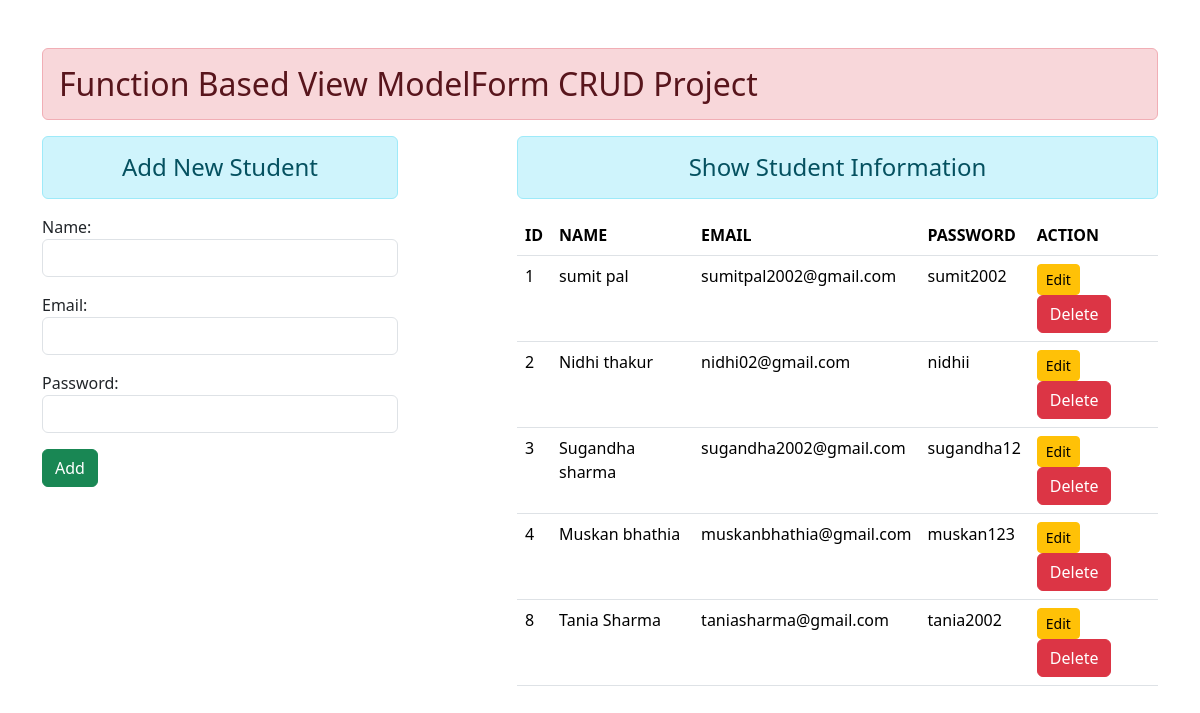
The page / on the database its author committed.
### enroll/models.py (models this page shows)
class User(models.Model):
    name = models.CharField(max_length=70)
    email = models.EmailField(max_length=100)
    password = models.CharField(max_length=100)

### enroll/views.py (the view)
# urls.py: path('',views.add_show ,name='addandshow'),
def add_show(request):
    if request.method =='POST':
        fm = StudentRegistration(request.POST)
        if fm.is_valid():
            nm = fm.cleaned_data['name']
            em = fm.cleaned_data['email']
            pw = fm.cleaned_data['password']
            reg = User(name=nm,email=em,password=pw)
            reg.save()
            fm = StudentRegistration()
    else:
        fm = StudentRegistration()
    stud = User.objects.all()
    return render(request,'enroll/addandshow.html',{'form':fm,'stu':stud})

### enroll/forms.py
class StudentRegistration(forms.ModelForm):
    class Meta:
     model = User
     fields = ['name','email','password']
     widgets = {
        'name' : forms.TextInput(attrs={'class':'form-control'}),
        'email' : forms.EmailInput(attrs={'class':'form-control'}),
        'password' : forms.PasswordInput(render_value=True,attrs={'class':'form-control'}),
     }

### enroll/templates/enroll/addandshow.html (shortened to what this page needs)
{% extends 'enroll/base.html' %}
{% block content %}
<div class="row">
 <div class="col-sm-4">
  <h4 class="text-center alert alert-info"> Add New Student </h4>
  <form action='' method='POST'>
  {{form.as_p}}
  <input type='submit' class="btn btn-success" value='Add'>
  </form>
 </div>
 <div class="col-sm-7 offset-1">
  <h4 class="text-center alert alert-info">Show Student Information </h4>
  {% if stu %}
  <table class="table table-hover">
  <thead>
    <tr>
      <th scope="col">ID</th>
      <th scope="col">NAME</th>
      <th scope="col">EMAIL</th>
      <th scope="col">PASSWORD</th>
      <th scope="col">ACTION</th>
    </tr>
  </thead>
  <tbody>
   {% for st in stu %}
    <tr>
      <td scope="row">{{st.id}} </td>
      <td>{{st.name}} </td>
      <td>{{st.email}} </td>
      <td>{{st.password}} </td>
      <td>
        <a href="{% url 'updatedata' st.id %}" class="btn btn-warning btn-sm">Edit</a>
        <form action="{% url 'deletedata' st.id %}" method="POST" class='d-inline'> {% csrf_token %}
        <input type='submit' class="btn btn-danger" value='Delete'>
        </form>
      </td>
    </tr>
   {% endfor %}
  </tbody>
</table>
  {% else %}
  <h4 class="text-center alert alert-warning">No Records </h4>
  {% endif %}
 </div>
</div>
{% endblock content %}

### enroll/templates/enroll/base.html (shortened to what this page needs)
{% load static %}
<!DOCTYPE html>
<html>
    <head>
        <link rel='stylesheet' href="{% static  'enroll/css/bootstrap.css' %}">
    </head>
    <body>
        <div class="container mt-5">
        <h2 class="text-centre alert alert-danger">Function Based View ModelForm CRUD Project</h2>
        {% block content %}
        {% endblock content %}
        </div>
    </body>
</html>

### rows shown on the page
User: id "1", name "sumit pal", email "sumitpal2002@gmail.com", password "sumit2002"
User: id "2", name "Nidhi thakur", email "nidhi02@gmail.com", password "nidhii"
User: id "3", name "Sugandha sharma", email "sugandha2002@gmail.com", password "sugandha12"
User: id "4", name "Muskan bhathia", email "muskanbhathia@gmail.com", password "muskan123"
User: id "8", name "Tania Sharma", email "taniasharma@gmail.com", password "tania2002"
